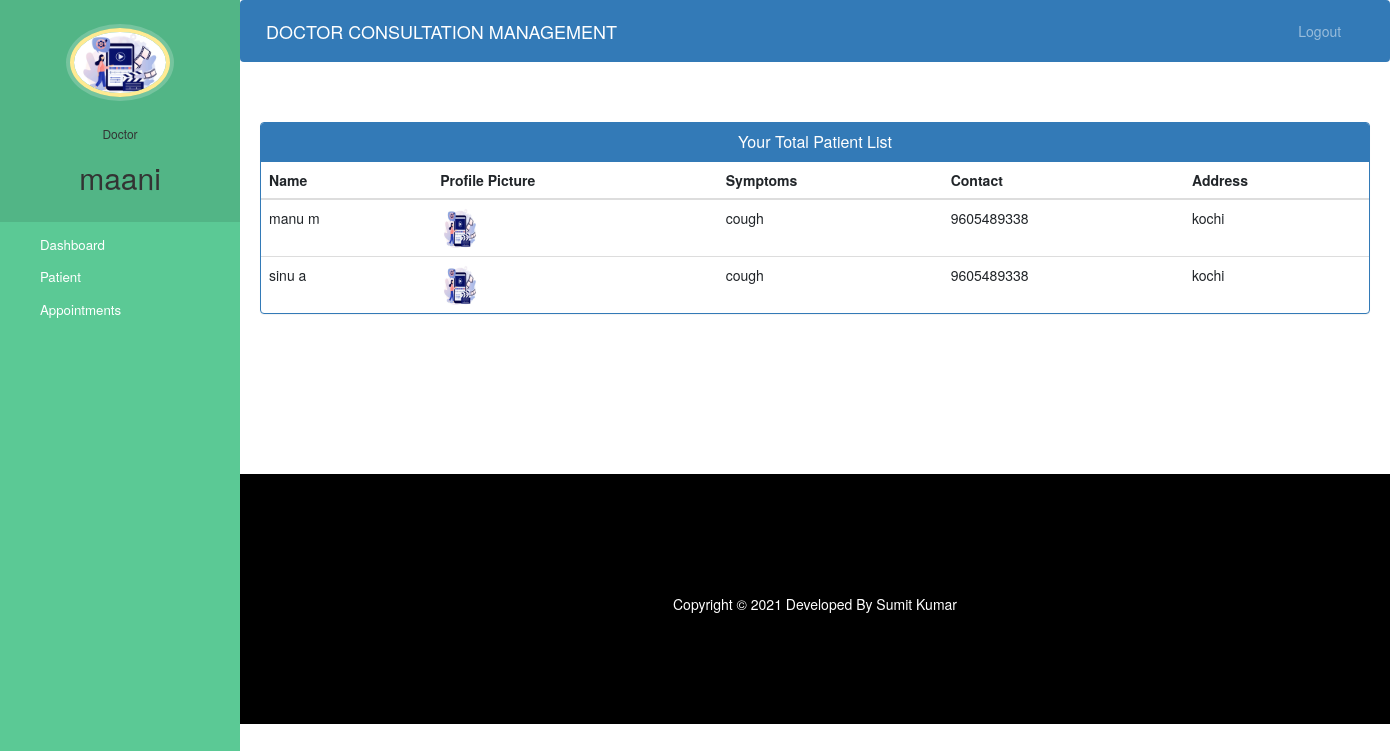
Page /doctor-view-patient (signed in) on the committed database.
### hospital/models.py (models this page shows, shortened)
class Doctor(models.Model):
    user=models.OneToOneField(User,on_delete=models.CASCADE)
    profile_pic= models.ImageField(upload_to='profile_pic/DoctorProfilePic/',null=True,blank=True)
    address = models.CharField(max_length=40)
    mobile = models.CharField(max_length=20,null=True)
    department= models.CharField(max_length=50,choices=departments,default='Cardiologist')
    status=models.BooleanField(default=False)

class Patient(models.Model):
    user=models.OneToOneField(User,on_delete=models.CASCADE)
    profile_pic= models.ImageField(upload_to='profile_pic/PatientProfilePic/',null=True,blank=True)
    address = models.CharField(max_length=40)
    mobile = models.CharField(max_length=20,null=False)
    symptoms = models.CharField(max_length=100,null=False)
    assignedDoctorId = models.PositiveIntegerField(null=True)
    admitDate=models.DateField(auto_now=True)
    status=models.BooleanField(default=False)
    @property
    def get_name(self):
        return self.user.first_name+" "+self.user.last_name

### hospital/views.py (the view)
# urls.py: path('doctor-view-patient', views.doctor_view_patient_view,name='doctor-view-patient'),
@login_required(login_url='doctorlogin')
@user_passes_test(is_doctor)
def doctor_view_patient_view(request):
    patients=models.Patient.objects.all().filter(status=True,assignedDoctorId=request.user.id)
    doctor=models.Doctor.objects.get(user_id=request.user.id) #for profile picture of doctor in sidebar
    return render(request,'hospital/doctor_view_patient.html',{'patients':patients,'doctor':doctor})

### hospital/views.py (called while the page is built)
def is_doctor(user):
    return user.groups.filter(name='DOCTOR').exists()

### hospital/templates/hospital/doctor_view_patient.html (shortened to what this page needs)
{% extends 'hospital/doctor_base.html' %}
{% block content %}
{%load static%}
<head>
  <link href="//netdna.bootstrapcdn.com/bootstrap/3.0.0/css/bootstrap.min.css" rel="stylesheet" id="bootstrap-css">
</head>
<div class="container">
  <div class="panel panel-primary">
    <div class="panel-heading">
      <h6 class="panel-title">Your Total Patient List</h6>
    </div>
    <table class="table table-hover" id="dev-table">
      <thead>
        <tr>
          <th>Name</th>
          <th>Profile Picture</th>
          <th>Symptoms</th>
          <th>Contact</th>
          <th>Address</th>
        </tr>
      </thead>
      {% for p in patients %}
      <tr>
        <td> {{p.get_name}}</td>
        <td> <img src="{% static p.profile_pic.url %}" alt="Profile Pic" height="40px" width="40px" /></td>
        <td>{{p.symptoms}}</td>
        <td>{{p.mobile}}</td>
        <td>{{p.address}}</td>
      </tr>
      {% endfor %}
    </table>
  </div>
</div>
{% endblock content %}

### hospital/templates/hospital/doctor_base.html (shortened to what this page needs)
<!DOCTYPE html>
{% load static %}
<html lang="en">
<head>
  <link rel="stylesheet" href="https://stackpath.bootstrapcdn.com/bootstrap/4.3.1/css/bootstrap.min.css">
  <link rel="stylesheet" href="https://maxcdn.bootstrapcdn.com/font-awesome/4.7.0/css/font-awesome.min.css">
</head>
<body>
  <nav class="menu" tabindex="0">
    <header class="avatar">
      <img src="{% static doctor.profile_pic.url %}" alt="Profile Pic" />
      <br><br>
      <h6>Doctor</h6>
      <h2>{{request.user.first_name}}</h2>
    </header>
    <ul>
      <li tabindex="0" class="icon-dashboard"> <a style="color:white; text-decoration:none;" href="/doctor-dashboard"><span>Dashboard</span></a> </li>
      <li tabindex="0" class="icon-users"> <a style="color:white; text-decoration:none;" href="/doctor-patient"><span>Patient</span></a></li>
      <li tabindex="0" class="icon-calendar"> <a style="color:white; text-decoration:none;" href="/doctor-appointment"><span>Appointments</span></a></li>
    </ul>
  </nav>
  <main>
    <div class="bs-example">
      <nav class="navbar navbar-expand-md  navbar-dark fixed-top" style="background:#337AB7;">
        <a href="/doctor-dashboard" class="navbar-brand">DOCTOR CONSULTATION MANAGEMENT</a>
        <div class="collapse navbar-collapse justify-content-between" id="navbarCollapse">
          <div class="navbar-nav" style=" margin-left: 90%;">
            <a href="/logout" class="nav-item nav-link">Logout</a>
          </div>
        </div>
      </nav>
    </div>
    <br><br>
    {% block content %}
    {% endblock content %}
    <br><br><br><br><br><br><br>
    <footer>
      <br>
      <div class="container">
        <div class="row">
          <div class="col-md-12 col-sm-12">
            <div style="color:#ffffff;" class="wow fadeInUp footer-copyright">
              <p>
                Copyright &copy; 2021 Developed By Sumit Kumar </p>
            </div>
          </div>
        </div>
      </div>
    </footer>
  </main>
</body>
</html>

### hospital/templates/hospital/doctor_base.html (style rules this page uses)
a:link { text-decoration: none; }
a { color: white; }
footer { padding: 0px 0px 0px 0px; background-color: black; margin: 0px; }
p { text-align: center; }
body { padding-left: 240px; }
main { position: relative; height: 100vh; }
.menu { background: #5bc995; height: 100vh; width: 240px; position: fixed; top: 0px; left: 0; z-index: 5; outline: none; }
.menu .avatar { background: rgba(0, 0, 0, 0.1); padding: 2em 0.5em; text-align: center; }
.menu .avatar img { width: 100px; border-radius: 50%; overflow: hidden; border: 4px solid #ffea92; box-shadow: 0 0 0 4px rgba(255, 255, 255, 0.2); }
.menu .avatar h2 { font-weight: normal; margin-bottom: 0; }
.menu ul { list-style: none; padding: 0.5em 0; margin: 0; }
.menu ul li { padding: 0.5em 1em 0.5em 3em; font-size: 0.95em; font-weight: regular; background-repeat: no-repeat; background-position: left 15px center; background-size: auto 20px; transition: all 0.15s linear; cursor: pointer; }
.menu ul li.icon-dashboard { background-image: url("http://www.entypo.com/images//gauge.svg"); }
.menu ul li.icon-users { background-image: url("http://www.entypo.com/images//users.svg"); }
.menu ul li.icon-calendar { background-image: url("http://www.entypo.com/images//calendar.svg"); }

### hospital/templates/hospital/doctor_view_patient.html (style rules this page uses)
a:link { text-decoration: none; }
h6 { text-align: center; }
.row { margin: 100px; }

### rows in the picture
Doctor: profile_pic (picture)
Patient: get_name "manu m", profile_pic (picture), symptoms "cough", mobile "9605489338", address "kochi"
Patient: get_name "sinu a", profile_pic (picture), symptoms "cough", mobile "9605489338", address "kochi"

### other values in the picture
{{ request.user.first_name }} "maani"
